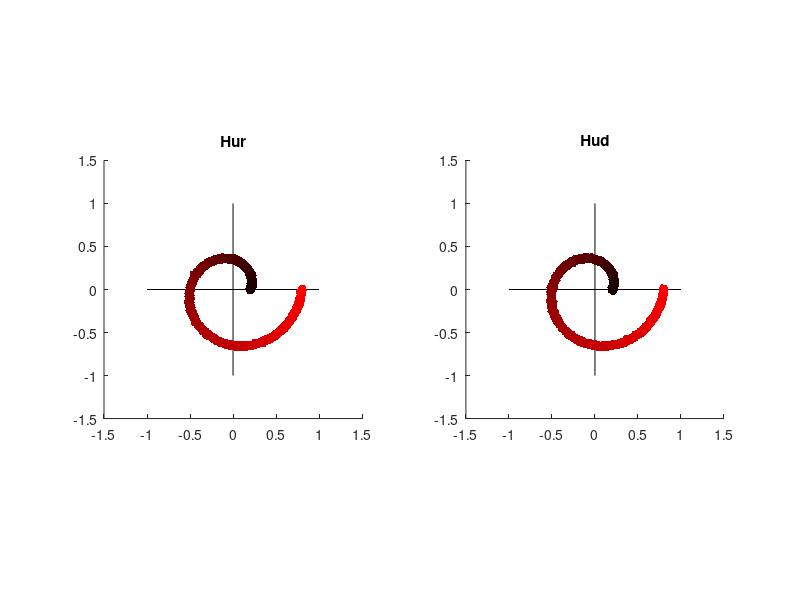
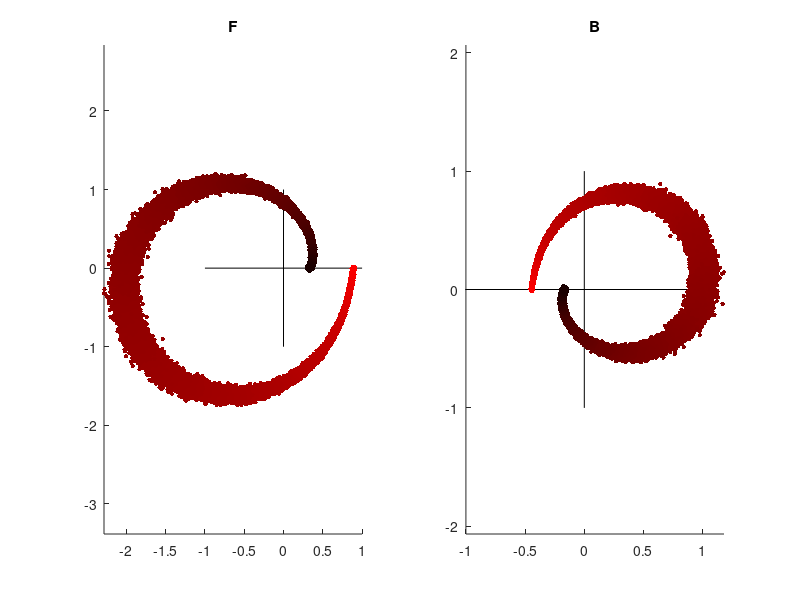

The MATLAB script that drew these images, in order:
rng(1);

% Hur = data{1}{6}.phasors.xTarg_x{1}.ratio;
% Hud = data{1}{6}.phasors.xCurs_x{2}.ratio;

% sweep over different angles at fixed gain
angles = flip((0:2*pi/200:2*pi)');
angles2 = flip((0:2*pi/200:2*pi)');
N = length(angles);
amp = linspace(0.8,0.2,N)';
amp2 = 0.1;
Hud = amp.*cos(angles) + amp.*sin(angles)*1j;
Hur = amp.*cos(angles2) + amp.*sin(angles2)*1j;

% sweep over different gains at fixed phase
% amps = (0:0.05:10)';
% angle = 7.9*pi/8;
% Hud = amps.*cos(angle) + amps.*sin(angle)*1j;
% Hur = Hud;

Nfreq = size(Hud,1);
col1 = [1 0 0];
col2 = [0.1 0 0];
col = [linspace(col1(1),col2(1),Nfreq)' linspace(col1(2),col2(2),Nfreq)' linspace(col1(3),col2(3),Nfreq)'];

Nsamples = 1000;
Hur_boot = NaN(Nfreq,Nsamples);
Hud_boot = NaN(Nfreq,Nsamples);

for i = 1:Nsamples
    r = normrnd(0,0.01,[Nfreq 4]);
    n1 = r(:,1) + r(:,2)*1j;
    n2 = r(:,3) + r(:,4)*1j;
    
    Hur_boot(:,i) = Hur + n1;
    Hud_boot(:,i) = Hud + n2;
end

B = -Hud_boot./(Hud_boot + 1);
F = (Hur_boot + Hud_boot)./(1 + Hud_boot);


figure(1); clf
subplot(1,2,1); hold on
plot([-1 1],[0 0],'k')
plot([0 0],[-1 1],'k')
for i = 1:Nfreq
    plot(Hur_boot(i,:),'.','MarkerSize',10,'Color',col(i,:))
end
title('Hur')
axis([-1.5 1.5 -1.5 1.5])
axis square

subplot(1,2,2); hold on
plot([-1 1],[0 0],'k')
plot([0 0],[-1 1],'k')
for i = 1:Nfreq
    plot(Hud_boot(i,:),'.','MarkerSize',10,'Color',col(i,:))
end
title('Hud')
axis([-1.5 1.5 -1.5 1.5])
axis square

figure(2); clf
subplot(1,2,1); hold on
plot([-1 1],[0 0],'k')
plot([0 0],[-1 1],'k')
for i = 1:Nfreq
    plot(F(i,:),'.','MarkerSize',10,'Color',col(i,:))
end
title('F')
% axis([-1.5 1.5 -1.5 1.5])
axis equal

subplot(1,2,2); hold on
plot([-1 1],[0 0],'k')
plot([0 0],[-1 1],'k')
for i = 1:Nfreq
    plot(B(i,:),'.','MarkerSize',10,'Color',col(i,:))
end
title('B')
% axis([-1.5 1.5 -1.5 1.5])
axis equal
